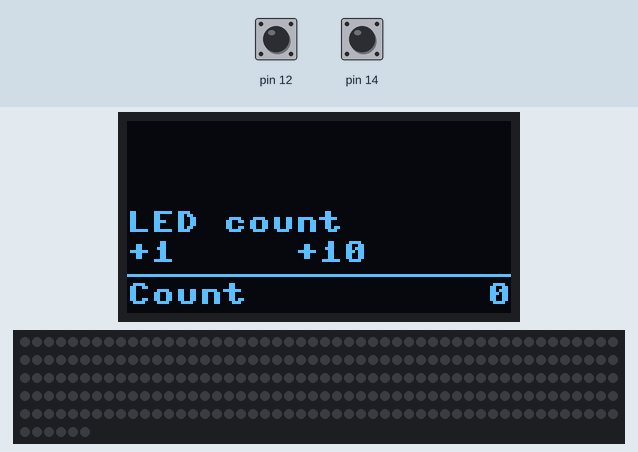
This program was run on a simulated MicroPython board. On the bench: 128×64 one-colour display, 256 RGB LEDs in strip order, left to right, continuing on the next row. Inputs (shaded band) come from the test bench; at power-on: pin 12 HIGH, pin 14 HIGH. Dim RGB values are drawn brighter than linear; threads take turns every 2 ms; library files of the repository ran but are not shown: ssd1306.py; what the program prints to the serial console is not drawn.

Above: at 1.3 s.
1.4 s: pin 12 pulled LOW for 0.15 s
At 2.5 s:
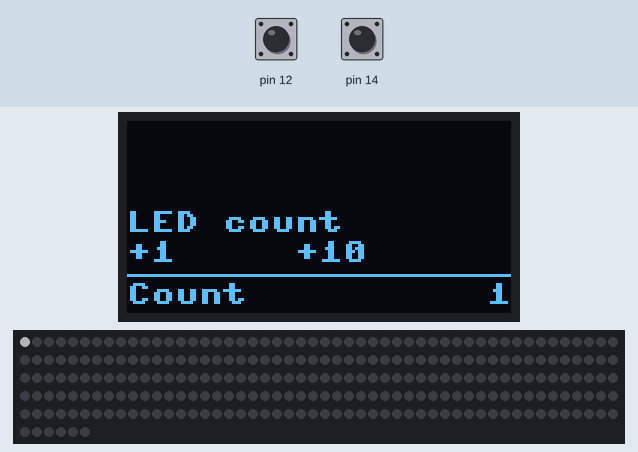
3.0 s: pin 14 pulled LOW for 0.15 s
At 3.8 s:
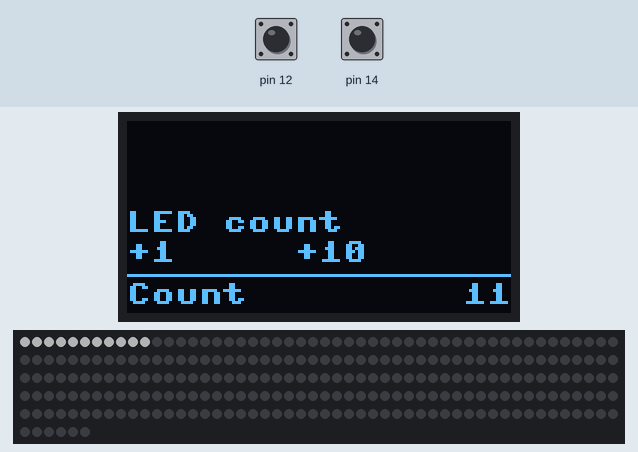
4.6 s: pin 12 pulled LOW for 1 s
At 6.1 s:
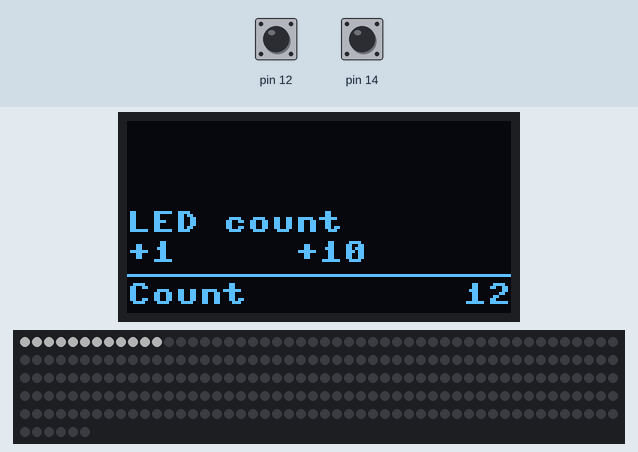
7.1 s: pin 14 pulled LOW for 1 s
At 8.1 s:
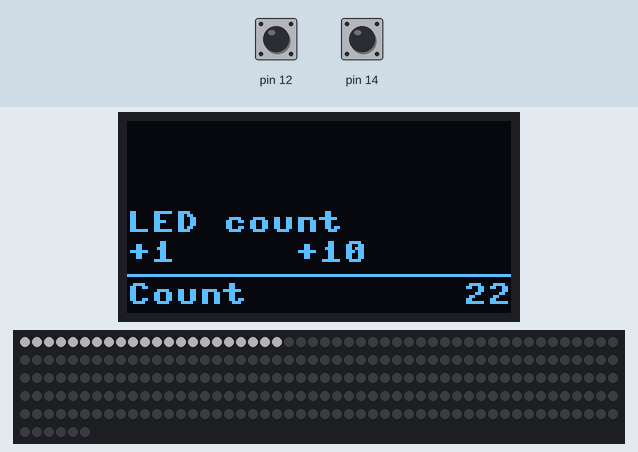
Timing chart, 0 to 10.1 s (numbered marks = the images above; inputs shaded):
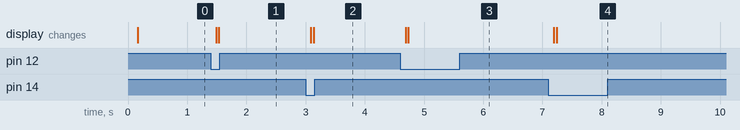

The program:

ledcount.py
```python
# simple script to count LEDs in a strip

from disp import Display
import neopixel, machine
from buttons import Buttons

screen = Display()
screen.print("LED count")

leds = neopixel.NeoPixel(machine.Pin(17), 256, timing=1)
leds.fill((0, 0, 0))
leds.write()

count = 0
screen.softbtn(["Count", str(count)])

def inc_one():
    global count
    leds[count] = (60, 60, 60)
    count += 1
    leds.write()
    screen.softbtn(["Count", str(count)])

def inc_ten():
    global count
    for i in range(count, count+10):
        leds[i] = (60, 60, 60)
    count += 10
    leds.write()
    screen.softbtn(["Count", str(count)])

btns = Buttons(screen, [(12, inc_one), (14, inc_ten)])

screen.print("+1     +10")
```

disp.py
```python
# Various screen things
import machine
import ssd1306

rst = machine.Pin(16, machine.Pin.OUT)
rst.value(1)
i2c = machine.I2C(scl=machine.Pin(15), sda=machine.Pin(4))
oled = ssd1306.SSD1306_I2C(128, 64, i2c)

class Display:
    line = 0
    lines = [None] * 5

    def __init__(self):
        self.btns = ["A", "B"]
        self._menu_pos = 0
        self._options = None
        self.clear()

    def clear(self):
        oled.fill(0)
        oled.hline(0, 51, 128, 1)
        oled.show()

    def print(self, text):
        self.lines[self.line] = text
        self.line = self.line + 1
        if (self.line > 4):
            self.line = 0
        self.drawtext()

    def drawtext(self):
        self.cleartext()
        ln = self.line
        for i in range(0, len(self.lines)):
            if self.lines[ln] is not None:
                oled.text(self.lines[ln], 0, i * 10)
            ln = ln + 1
            if (ln > 4):
                ln = 0
        oled.show()

    def cleartext(self):
        oled.fill_rect(0, 0, 128, 50, 0)

    def popup(self, text):
        oled.rect(5, 5, 118, 45, 1)
        oled.fill_rect(6, 6, 116, 43, 0)
        oled.text(text, 10, 25)
        oled.show()

    def clearpopup(self):
        self.drawtext()

    def menu(self, opts, sel):
        oled.rect(5, 5, 118, 45, 1)
        oled.fill_rect(6, 6, 116, 43, 0)
        oled.fill_rect(7, 17, 114, 10, 1)
        oled.text(opts[sel], 8, 18, 0)
        if (sel > 0):
            oled.text(opts[sel - 1], 8, 8)
        if (len(opts) > sel + 1):
            oled.text(opts[sel + 1], 8, 28)
        if (len(opts) > sel + 2):
            oled.text(opts[sel + 2], 8, 38)
        oled.show()
        self._options = opts
        self._menu_pos = sel

    @property
    def menu_str(self):
        return self._options[self._menu_pos]

    @property
    def menu_pos(self):
        return self._menu_pos

    @menu_pos.setter
    def menu_pos(self, value):
        if (value < 0):
            raise ValueError("Menu item out of range (-)")
        elif (value >= len(self._options)):
            raise ValueError("Menu item out of range (+)")
        else:
            self._menu_pos = value
            self.menu(self._options, self._menu_pos)

    def bar(self, progress):
        if progress == 0:
            self.clearbar()
            return
        for i in range(4, 124):
            oled.pixel(i, 58, 1)
        for i in range(4, ((progress / 100) * 120) + 4):
            oled.pixel(i, 59, 1)
            oled.pixel(i, 60, 1)
            oled.pixel(i, 61, 1)
            oled.pixel(i, 62, 1)
        oled.show()

    def clearbar(self):
        oled.fill_rect(0, 52, 128, 11, 0)
        oled.show()

    def softbtn(self, btns):
        self.clearbar()
        self.btns = btns
        oled.text(self.btns[0], 0, 54)
        oled.text(self.btns[1], 128 - (len(self.btns[1]) * 8), 54)
        oled.show()
```

buttons.py
```python
import machine
import micropython
import _thread
micropython.alloc_emergency_exception_buf(100)

class Buttons:
    def __init__(self, scr, btn_list):
        self.screen = scr
        self.debounce_timer = machine.Timer(0)
        self.debounce_done = False
        self.debouncing = None
        _thread.start_new_thread(self.btn_thread, (None,))
        self.callbacks = {}
        for btn in btn_list:
            pin = machine.Pin(btn[0], machine.Pin.IN, machine.Pin.PULL_UP)
            pin.irq(trigger=machine.Pin.IRQ_FALLING, handler=self.btn_isr)
            self.callbacks[str(pin)] = btn[1]
            print(str(self.callbacks[str(pin)]) + "  " + str(pin))

    def btn_thread(self, ignored):
        while True:
            if (self.debounce_done and self.debouncing):
                self.callbacks[str(self.debouncing)]()
                self.debouncing = None
                self.debounce_done = False

    def btn_isr(self, pin):
        state = machine.disable_irq()
        self.debouncing = pin
        self.debounce_timer.init(period=80, mode=machine.Timer.ONE_SHOT, callback=self.debounce)
        machine.enable_irq(state)

    def debounce(self, timer):
        state = machine.disable_irq()
        if (self.debouncing and self.debouncing.value() == 0):
            self.debounce_done = True
        else:
            self.debouncing = None
        machine.enable_irq(state)
```
